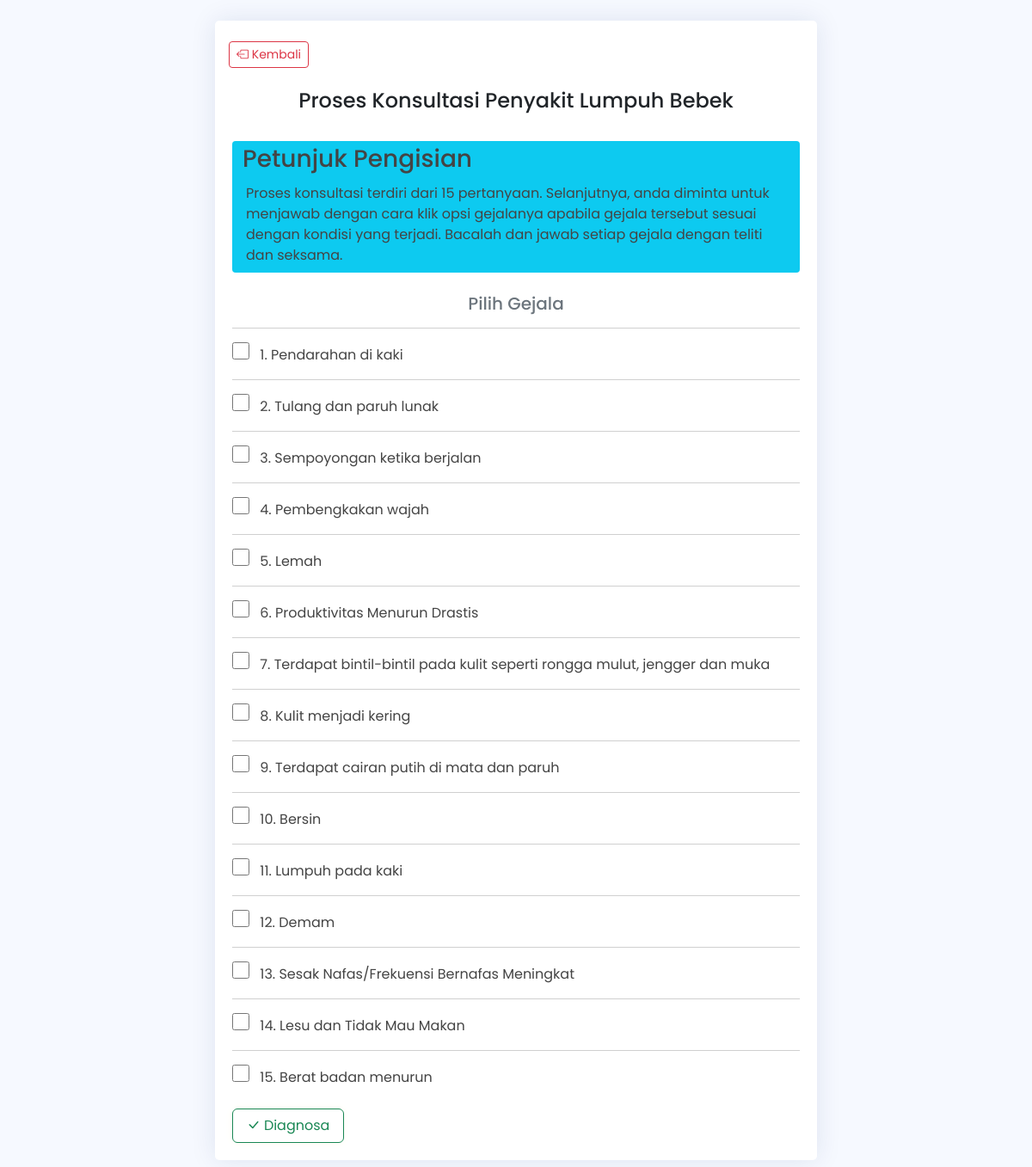
The page /konsultasi.php on the database its author committed.
### tables this page shows
CREATE TABLE `tb_gejala` (
  `id` int(11) NOT NULL,
  `kdgejala` varchar(3) DEFAULT NULL,
  `gejala` text DEFAULT NULL
);

### konsultasi.php (the view, shortened to what this page needs)
<!DOCTYPE html>
<html lang="en">
<head>
  <link href="./assets/vendor/bootstrap/css/bootstrap.min.css" rel="stylesheet">
  <link rel="stylesheet" href="https://cdn.jsdelivr.net/npm/bootstrap-icons@1.10.2/font/bootstrap-icons.css">
  <link href="./assets/vendor/boxicons/css/boxicons.min.css" rel="stylesheet">
  <link href="./assets/vendor/quill/quill.snow.css" rel="stylesheet">
  <link href="./assets/vendor/quill/quill.bubble.css" rel="stylesheet">
  <link href="./assets/vendor/remixicon/remixicon.css" rel="stylesheet">
  <link href="./assets/vendor/simple-datatables/style.css" rel="stylesheet">
  <link href="./assets/css/style.css" rel="stylesheet">
</head>
<body>
  <section>
    <div class="card mt-4 col-md-7 mx-auto">
      <div class="mt-4">
        <a href="./index.php" type="button" class="btn btn-outline-danger btn-sm ms-3"><i class="bi bi-box-arrow-left"></i> Kembali</a>
      </div>
      <h4 class="text-dark d-flex justify-content-center mt-4">Proses Konsultasi Penyakit Lumpuh Bebek</h4>
      <div class="card-body">
        <div class="bg-info rounded-1">
          <h3 class="mt-4 ms-2 p-1">Petunjuk Pengisian</h3>
          <p class="ms-3 me-2 pb-2">Proses konsultasi terdiri dari 15 pertanyaan. Selanjutnya, anda diminta untuk menjawab dengan cara klik opsi gejalanya apabila gejala tersebut sesuai dengan kondisi yang terjadi. Bacalah dan jawab setiap gejala dengan teliti dan seksama.</p>
        </div>
        <h5 class="text-secondary text-center mt-4">Pilih Gejala</h5>
        <?php
        $koneksi = mysqli_connect("localhost", "root", "", "dbpakar");
        ?>
        <form action="./hasilkonsultasi.php" method="POST">
          <?php
          $sqli = "SELECT * FROM tb_gejala";
          $result = $koneksi->query($sqli);
          while ($row = $result->fetch_object()) {
            echo "<hr> ";
            echo "<input style='cursor: pointer; width:20px;height:20px;' type='checkbox' name='bukti[]' value='{$row->id}'"
              . (isset($_POST['bukti']) ? (in_array($row->id, $_POST['bukti']) ? " checked" : "") : "")
              . ">&ensp; {$row->id}. {$row->gejala}<br>";
          }
          ?>
          <div class="mt-4">
            <button class="btn btn-outline-success btn-md" onclick="return confirm('Apakah jawaban sudah sesuai dengan gejala yang dialami ?');" style="width: 130px; height: 40px; cursor: pointer; box-shadow: 0 0 10px rgb(255, 250, 240);"><i class="bi bi-check-lg"></i> Diagnosa</button>
          </div>
        </form>
      </div>
    </div>
  </section>
</body>
</html>

### assets/css/style.css (style rules this page uses)
:root { scroll-behavior: smooth; }
body { font-family: "Poppins", sans-serif; background: #f6f9ff; color: #444444; }
a { color: #4154f1; text-decoration: none; }
h1, h2, h3, h4, h5, h6 { font-family: "Poppins", sans-serif; }
.card { margin-bottom: 30px; border: none; border-radius: 5px; box-shadow: 0px 0 30px rgba(1, 41, 112, 0.1); }
.card-body { padding: 0 20px 20px 20px; }

### rows shown on the page
tb_gejala: id "1", gejala "Pendarahan di kaki"
tb_gejala: id "2", gejala "Tulang dan paruh lunak"
tb_gejala: id "3", gejala "Sempoyongan ketika berjalan"
tb_gejala: id "4", gejala "Pembengkakan wajah"
tb_gejala: id "5", gejala "Lemah"
tb_gejala: id "6", gejala "Produktivitas Menurun Drastis"
tb_gejala: id "7", gejala "Terdapat bintil-bintil pada kulit seperti rongga mulut, jengger dan muka"
tb_gejala: id "8", gejala "Kulit menjadi kering"
tb_gejala: id "9", gejala "Terdapat cairan putih di mata dan paruh"
tb_gejala: id "10", gejala "Bersin"
tb_gejala: id "11", gejala "Lumpuh pada kaki"
tb_gejala: id "12", gejala "Demam"
tb_gejala: id "13", gejala "Sesak Nafas/Frekuensi Bernafas Meningkat"
tb_gejala: id "14", gejala "Lesu dan Tidak Mau Makan"
tb_gejala: id "15", gejala "Berat badan menurun"
